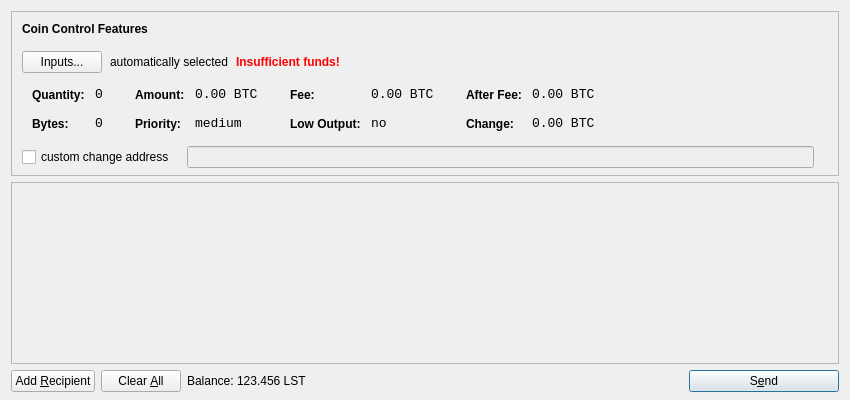
<?xml version="1.0" encoding="UTF-8"?>
<ui version="4.0">
 <class>SendCoinsDialog</class>
 <widget class="QDialog" name="SendCoinsDialog">
  <property name="geometry">
   <rect>
    <x>0</x>
    <y>0</y>
    <width>850</width>
    <height>400</height>
   </rect>
  </property>
  <property name="windowTitle">
   <string>Send Coins</string>
  </property>
  <layout class="QVBoxLayout" name="verticalLayout" stretch="0,1,0">
   <property name="bottomMargin">
    <number>8</number>
   </property>
   <item>
    <widget class="QFrame" name="frameCoinControl">
     <property name="sizePolicy">
      <sizepolicy hsizetype="Expanding" vsizetype="Expanding">
       <horstretch>0</horstretch>
       <verstretch>0</verstretch>
      </sizepolicy>
     </property>
     <property name="maximumSize">
      <size>
       <width>16777215</width>
       <height>16777215</height>
      </size>
     </property>
     <property name="frameShape">
      <enum>QFrame::StyledPanel</enum>
     </property>
     <property name="frameShadow">
      <enum>QFrame::Sunken</enum>
     </property>
     <layout class="QVBoxLayout" name="verticalLayoutCoinControl2">
      <property name="spacing">
       <number>-1</number>
      </property>
      <property name="leftMargin">
       <number>0</number>
      </property>
      <property name="topMargin">
       <number>0</number>
      </property>
      <property name="rightMargin">
       <number>0</number>
      </property>
      <property name="bottomMargin">
       <number>6</number>
      </property>
      <item>
       <layout class="QVBoxLayout" name="verticalLayoutCoinControl" stretch="0,0,0,0,1">
        <property name="spacing">
         <number>0</number>
        </property>
        <property name="leftMargin">
         <number>10</number>
        </property>
        <property name="topMargin">
         <number>10</number>
        </property>
        <item>
         <layout class="QHBoxLayout" name="horizontalLayoutCoinControl1">
          <property name="bottomMargin">
           <number>15</number>
          </property>
          <item>
           <widget class="QLabel" name="labelCoinControlFeatures">
            <property name="sizePolicy">
             <sizepolicy hsizetype="Preferred" vsizetype="Maximum">
              <horstretch>0</horstretch>
              <verstretch>0</verstretch>
             </sizepolicy>
            </property>
            <property name="font">
             <font>
              <weight>75</weight>
              <bold>true</bold>
             </font>
            </property>
            <property name="styleSheet">
             <string notr="true">font-weight:bold;</string>
            </property>
            <property name="text">
             <string>Coin Control Features</string>
            </property>
           </widget>
          </item>
         </layout>
        </item>
        <item>
         <layout class="QHBoxLayout" name="horizontalLayoutCoinControl2" stretch="0,0,0,0">
          <property name="spacing">
           <number>8</number>
          </property>
          <property name="bottomMargin">
           <number>10</number>
          </property>
          <item>
           <widget class="QPushButton" name="pushButtonCoinControl">
            <property name="styleSheet">
             <string notr="true"/>
            </property>
            <property name="text">
             <string>Inputs...</string>
            </property>
           </widget>
          </item>
          <item>
           <widget class="QLabel" name="labelCoinControlAutomaticallySelected">
            <property name="text">
             <string>automatically selected</string>
            </property>
            <property name="margin">
             <number>5</number>
            </property>
           </widget>
          </item>
          <item>
           <widget class="QLabel" name="labelCoinControlInsuffFunds">
            <property name="font">
             <font>
              <weight>75</weight>
              <bold>true</bold>
             </font>
            </property>
            <property name="styleSheet">
             <string notr="true">color:red;font-weight:bold;</string>
            </property>
            <property name="text">
             <string>Insufficient funds!</string>
            </property>
            <property name="margin">
             <number>5</number>
            </property>
           </widget>
          </item>
          <item>
           <spacer name="horizontalSpacerCoinControl">
            <property name="orientation">
             <enum>Qt::Horizontal</enum>
            </property>
            <property name="sizeHint" stdset="0">
             <size>
              <width>40</width>
              <height>1</height>
             </size>
            </property>
           </spacer>
          </item>
         </layout>
        </item>
        <item>
         <widget class="QWidget" name="widgetCoinControl" native="true">
          <property name="sizePolicy">
           <sizepolicy hsizetype="Preferred" vsizetype="Preferred">
            <horstretch>0</horstretch>
            <verstretch>0</verstretch>
           </sizepolicy>
          </property>
          <property name="minimumSize">
           <size>
            <width>0</width>
            <height>0</height>
           </size>
          </property>
          <property name="styleSheet">
           <string notr="true"/>
          </property>
          <layout class="QHBoxLayout" name="horizontalLayoutCoinControl5">
           <property name="margin">
            <number>0</number>
           </property>
           <item>
            <layout class="QHBoxLayout" name="horizontalLayoutCoinControl3" stretch="0,0,0,1">
             <property name="spacing">
              <number>20</number>
             </property>
             <property name="topMargin">
              <number>0</number>
             </property>
             <property name="bottomMargin">
              <number>10</number>
             </property>
             <item>
              <layout class="QFormLayout" name="formLayoutCoinControl1">
               <property name="horizontalSpacing">
                <number>10</number>
               </property>
               <property name="verticalSpacing">
                <number>14</number>
               </property>
               <property name="leftMargin">
                <number>10</number>
               </property>
               <property name="topMargin">
                <number>4</number>
               </property>
               <property name="rightMargin">
                <number>6</number>
               </property>
               <item row="0" column="0">
                <widget class="QLabel" name="labelCoinControlQuantityText">
                 <property name="styleSheet">
                  <string notr="true">font-weight:bold;</string>
                 </property>
                 <property name="text">
                  <string>Quantity:</string>
                 </property>
                 <property name="margin">
                  <number>0</number>
                 </property>
                </widget>
               </item>
               <item row="0" column="1">
                <widget class="QLabel" name="labelCoinControlQuantity">
                 <property name="font">
                  <font>
                   <family>Monospace</family>
                   <pointsize>10</pointsize>
                  </font>
                 </property>
                 <property name="cursor">
                  <cursorShape>IBeamCursor</cursorShape>
                 </property>
                 <property name="contextMenuPolicy">
                  <enum>Qt::ActionsContextMenu</enum>
                 </property>
                 <property name="text">
                  <string notr="true">0</string>
                 </property>
                 <property name="margin">
                  <number>0</number>
                 </property>
                 <property name="textInteractionFlags">
                  <set>Qt::LinksAccessibleByMouse|Qt::TextSelectableByKeyboard|Qt::TextSelectableByMouse</set>
                 </property>
                </widget>
               </item>
               <item row="1" column="0">
                <widget class="QLabel" name="labelCoinControlBytesText">
                 <property name="styleSheet">
                  <string notr="true">font-weight:bold;</string>
                 </property>
                 <property name="text">
                  <string>Bytes:</string>
                 </property>
                </widget>
               </item>
               <item row="1" column="1">
                <widget class="QLabel" name="labelCoinControlBytes">
                 <property name="font">
                  <font>
                   <family>Monospace</family>
                   <pointsize>10</pointsize>
                  </font>
                 </property>
                 <property name="cursor">
                  <cursorShape>IBeamCursor</cursorShape>
                 </property>
                 <property name="contextMenuPolicy">
                  <enum>Qt::ActionsContextMenu</enum>
                 </property>
                 <property name="text">
                  <string notr="true">0</string>
                 </property>
                 <property name="textInteractionFlags">
                  <set>Qt::LinksAccessibleByMouse|Qt::TextSelectableByKeyboard|Qt::TextSelectableByMouse</set>
                 </property>
                </widget>
               </item>
              </layout>
             </item>
             <item>
              <layout class="QFormLayout" name="formLayoutCoinControl2">
               <property name="horizontalSpacing">
                <number>10</number>
               </property>
               <property name="verticalSpacing">
                <number>14</number>
               </property>
               <property name="leftMargin">
                <number>6</number>
               </property>
               <property name="topMargin">
                <number>4</number>
               </property>
               <property name="rightMargin">
                <number>6</number>
               </property>
               <item row="0" column="0">
                <widget class="QLabel" name="labelCoinControlAmountText">
                 <property name="styleSheet">
                  <string notr="true">font-weight:bold;</string>
                 </property>
                 <property name="text">
                  <string>Amount:</string>
                 </property>
                 <property name="margin">
                  <number>0</number>
                 </property>
                </widget>
               </item>
               <item row="0" column="1">
                <widget class="QLabel" name="labelCoinControlAmount">
                 <property name="font">
                  <font>
                   <family>Monospace</family>
                   <pointsize>10</pointsize>
                  </font>
                 </property>
                 <property name="cursor">
                  <cursorShape>IBeamCursor</cursorShape>
                 </property>
                 <property name="contextMenuPolicy">
                  <enum>Qt::ActionsContextMenu</enum>
                 </property>
                 <property name="text">
                  <string notr="true">0.00 BTC</string>
                 </property>
                 <property name="textInteractionFlags">
                  <set>Qt::LinksAccessibleByMouse|Qt::TextSelectableByKeyboard|Qt::TextSelectableByMouse</set>
                 </property>
                </widget>
               </item>
               <item row="1" column="0">
                <widget class="QLabel" name="labelCoinControlPriorityText">
                 <property name="styleSheet">
                  <string notr="true">font-weight:bold;</string>
                 </property>
                 <property name="text">
                  <string>Priority:</string>
                 </property>
                </widget>
               </item>
               <item row="1" column="1">
                <widget class="QLabel" name="labelCoinControlPriority">
                 <property name="font">
                  <font>
                   <family>Monospace</family>
                   <pointsize>10</pointsize>
                  </font>
                 </property>
                 <property name="cursor">
                  <cursorShape>IBeamCursor</cursorShape>
                 </property>
                 <property name="contextMenuPolicy">
                  <enum>Qt::ActionsContextMenu</enum>
                 </property>
                 <property name="text">
                  <string>medium</string>
                 </property>
                 <property name="textInteractionFlags">
                  <set>Qt::LinksAccessibleByMouse|Qt::TextSelectableByKeyboard|Qt::TextSelectableByMouse</set>
                 </property>
                </widget>
               </item>
              </layout>
             </item>
             <item>
              <layout class="QFormLayout" name="formLayoutCoinControl3">
               <property name="horizontalSpacing">
                <number>10</number>
               </property>
               <property name="verticalSpacing">
                <number>14</number>
               </property>
               <property name="leftMargin">
                <number>6</number>
               </property>
               <property name="topMargin">
                <number>4</number>
               </property>
               <property name="rightMargin">
                <number>6</number>
               </property>
               <item row="0" column="0">
                <widget class="QLabel" name="labelCoinControlFeeText">
                 <property name="styleSheet">
                  <string notr="true">font-weight:bold;</string>
                 </property>
                 <property name="text">
                  <string>Fee:</string>
                 </property>
                 <property name="margin">
                  <number>0</number>
                 </property>
                </widget>
               </item>
               <item row="0" column="1">
                <widget class="QLabel" name="labelCoinControlFee">
                 <property name="font">
                  <font>
                   <family>Monospace</family>
                   <pointsize>10</pointsize>
                  </font>
                 </property>
                 <property name="cursor">
                  <cursorShape>IBeamCursor</cursorShape>
                 </property>
                 <property name="contextMenuPolicy">
                  <enum>Qt::ActionsContextMenu</enum>
                 </property>
                 <property name="text">
                  <string notr="true">0.00 BTC</string>
                 </property>
                 <property name="textInteractionFlags">
                  <set>Qt::LinksAccessibleByMouse|Qt::TextSelectableByKeyboard|Qt::TextSelectableByMouse</set>
                 </property>
                </widget>
               </item>
               <item row="1" column="0">
                <widget class="QLabel" name="labelCoinControlLowOutputText">
                 <property name="styleSheet">
                  <string notr="true">font-weight:bold;</string>
                 </property>
                 <property name="text">
                  <string>Low Output:</string>
                 </property>
                </widget>
               </item>
               <item row="1" column="1">
                <widget class="QLabel" name="labelCoinControlLowOutput">
                 <property name="font">
                  <font>
                   <family>Monospace</family>
                   <pointsize>10</pointsize>
                  </font>
                 </property>
                 <property name="cursor">
                  <cursorShape>IBeamCursor</cursorShape>
                 </property>
                 <property name="contextMenuPolicy">
                  <enum>Qt::ActionsContextMenu</enum>
                 </property>
                 <property name="text">
                  <string>no</string>
                 </property>
                 <property name="textInteractionFlags">
                  <set>Qt::LinksAccessibleByMouse|Qt::TextSelectableByKeyboard|Qt::TextSelectableByMouse</set>
                 </property>
                </widget>
               </item>
              </layout>
             </item>
             <item>
              <layout class="QFormLayout" name="formLayoutCoinControl4">
               <property name="horizontalSpacing">
                <number>10</number>
               </property>
               <property name="verticalSpacing">
                <number>14</number>
               </property>
               <property name="leftMargin">
                <number>6</number>
               </property>
               <property name="topMargin">
                <number>4</number>
               </property>
               <property name="rightMargin">
                <number>6</number>
               </property>
               <item row="0" column="0">
                <widget class="QLabel" name="labelCoinControlAfterFeeText">
                 <property name="styleSheet">
                  <string notr="true">font-weight:bold;</string>
                 </property>
                 <property name="text">
                  <string>After Fee:</string>
                 </property>
                 <property name="margin">
                  <number>0</number>
                 </property>
                </widget>
               </item>
               <item row="0" column="1">
                <widget class="QLabel" name="labelCoinControlAfterFee">
                 <property name="font">
                  <font>
                   <family>Monospace</family>
                   <pointsize>10</pointsize>
                  </font>
                 </property>
                 <property name="cursor">
                  <cursorShape>IBeamCursor</cursorShape>
                 </property>
                 <property name="contextMenuPolicy">
                  <enum>Qt::ActionsContextMenu</enum>
                 </property>
                 <property name="text">
                  <string notr="true">0.00 BTC</string>
                 </property>
                 <property name="textInteractionFlags">
                  <set>Qt::LinksAccessibleByMouse|Qt::TextSelectableByKeyboard|Qt::TextSelectableByMouse</set>
                 </property>
                </widget>
               </item>
               <item row="1" column="0">
                <widget class="QLabel" name="labelCoinControlChangeText">
                 <property name="styleSheet">
                  <string notr="true">font-weight:bold;</string>
                 </property>
                 <property name="text">
                  <string>Change:</string>
                 </property>
                </widget>
               </item>
               <item row="1" column="1">
                <widget class="QLabel" name="labelCoinControlChange">
                 <property name="font">
                  <font>
                   <family>Monospace</family>
                   <pointsize>10</pointsize>
                  </font>
                 </property>
                 <property name="cursor">
                  <cursorShape>IBeamCursor</cursorShape>
                 </property>
                 <property name="contextMenuPolicy">
                  <enum>Qt::ActionsContextMenu</enum>
                 </property>
                 <property name="text">
                  <string notr="true">0.00 BTC</string>
                 </property>
                 <property name="textInteractionFlags">
                  <set>Qt::LinksAccessibleByMouse|Qt::TextSelectableByKeyboard|Qt::TextSelectableByMouse</set>
                 </property>
                </widget>
               </item>
              </layout>
             </item>
            </layout>
           </item>
          </layout>
         </widget>
        </item>
        <item>
         <layout class="QHBoxLayout" name="horizontalLayoutCoinControl4" stretch="0,0,0">
          <property name="spacing">
           <number>12</number>
          </property>
          <property name="sizeConstraint">
           <enum>QLayout::SetDefaultConstraint</enum>
          </property>
          <property name="topMargin">
           <number>5</number>
          </property>
          <property name="rightMargin">
           <number>5</number>
          </property>
          <item>
           <widget class="QCheckBox" name="checkBoxCoinControlChange">
            <property name="text">
             <string>custom change address</string>
            </property>
           </widget>
          </item>
          <item>
           <widget class="QLineEdit" name="lineEditCoinControlChange">
            <property name="enabled">
             <bool>false</bool>
            </property>
            <property name="sizePolicy">
             <sizepolicy hsizetype="Expanding" vsizetype="Fixed">
              <horstretch>0</horstretch>
              <verstretch>0</verstretch>
             </sizepolicy>
            </property>
           </widget>
          </item>
          <item>
           <widget class="QLabel" name="labelCoinControlChangeLabel">
            <property name="sizePolicy">
             <sizepolicy hsizetype="Preferred" vsizetype="Expanding">
              <horstretch>0</horstretch>
              <verstretch>0</verstretch>
             </sizepolicy>
            </property>
            <property name="minimumSize">
             <size>
              <width>0</width>
              <height>0</height>
             </size>
            </property>
            <property name="text">
             <string/>
            </property>
            <property name="margin">
             <number>3</number>
            </property>
           </widget>
          </item>
         </layout>
        </item>
        <item>
         <spacer name="verticalSpacerCoinControl">
          <property name="orientation">
           <enum>Qt::Vertical</enum>
          </property>
          <property name="sizeHint" stdset="0">
           <size>
            <width>800</width>
            <height>1</height>
           </size>
          </property>
         </spacer>
        </item>
       </layout>
      </item>
     </layout>
    </widget>
   </item>
   <item>
    <widget class="QScrollArea" name="scrollArea">
     <property name="widgetResizable">
      <bool>true</bool>
     </property>
     <widget class="QWidget" name="scrollAreaWidgetContents">
      <property name="geometry">
       <rect>
        <x>0</x>
        <y>0</y>
        <width>830</width>
        <height>165</height>
       </rect>
      </property>
      <layout class="QVBoxLayout" name="verticalLayout_2">
       <property name="margin">
        <number>0</number>
       </property>
       <item>
        <layout class="QVBoxLayout" name="entries">
         <property name="spacing">
          <number>6</number>
         </property>
        </layout>
       </item>
       <item>
        <spacer name="verticalSpacer">
         <property name="orientation">
          <enum>Qt::Vertical</enum>
         </property>
         <property name="sizeHint" stdset="0">
          <size>
           <width>20</width>
           <height>40</height>
          </size>
         </property>
        </spacer>
       </item>
      </layout>
     </widget>
    </widget>
   </item>
   <item>
    <layout class="QHBoxLayout" name="horizontalLayout">
     <item>
      <widget class="QPushButton" name="addButton">
       <property name="toolTip">
        <string>Send to multiple recipients at once</string>
       </property>
       <property name="text">
        <string>Add &amp;Recipient</string>
       </property>
       <property name="icon">
        <iconset resource="../bitcoin.qrc">
         <normaloff>:/icons/add</normaloff>:/icons/add</iconset>
       </property>
       <property name="autoDefault">
        <bool>false</bool>
       </property>
      </widget>
     </item>
     <item>
      <widget class="QPushButton" name="clearButton">
       <property name="sizePolicy">
        <sizepolicy hsizetype="Minimum" vsizetype="Fixed">
         <horstretch>0</horstretch>
         <verstretch>0</verstretch>
        </sizepolicy>
       </property>
       <property name="toolTip">
        <string>Remove all transaction fields</string>
       </property>
       <property name="text">
        <string>Clear &amp;All</string>
       </property>
       <property name="icon">
        <iconset resource="../bitcoin.qrc">
         <normaloff>:/icons/remove</normaloff>:/icons/remove</iconset>
       </property>
       <property name="autoRepeatDelay">
        <number>300</number>
       </property>
       <property name="autoDefault">
        <bool>false</bool>
       </property>
      </widget>
     </item>
     <item>
      <layout class="QHBoxLayout" name="horizontalLayout_2">
       <property name="spacing">
        <number>3</number>
       </property>
       <item>
        <widget class="QLabel" name="label">
         <property name="text">
          <string>Balance:</string>
         </property>
        </widget>
       </item>
       <item>
        <widget class="QLabel" name="labelBalance">
         <property name="cursor">
          <cursorShape>IBeamCursor</cursorShape>
         </property>
         <property name="text">
          <string>123.456 LST</string>
         </property>
         <property name="textInteractionFlags">
          <set>Qt::LinksAccessibleByMouse|Qt::TextSelectableByKeyboard|Qt::TextSelectableByMouse</set>
         </property>
        </widget>
       </item>
      </layout>
     </item>
     <item>
      <spacer name="horizontalSpacer">
       <property name="orientation">
        <enum>Qt::Horizontal</enum>
       </property>
       <property name="sizeHint" stdset="0">
        <size>
         <width>40</width>
         <height>20</height>
        </size>
       </property>
      </spacer>
     </item>
     <item>
      <widget class="QPushButton" name="sendButton">
       <property name="minimumSize">
        <size>
         <width>150</width>
         <height>0</height>
        </size>
       </property>
       <property name="toolTip">
        <string>Confirm the send action</string>
       </property>
       <property name="text">
        <string>S&amp;end</string>
       </property>
       <property name="icon">
        <iconset resource="../bitcoin.qrc">
         <normaloff>:/icons/send</normaloff>:/icons/send</iconset>
       </property>
       <property name="default">
        <bool>true</bool>
       </property>
      </widget>
     </item>
    </layout>
   </item>
  </layout>
 </widget>
 <resources>
  <include location="../bitcoin.qrc"/>
 </resources>
 <connections/>
</ui>
